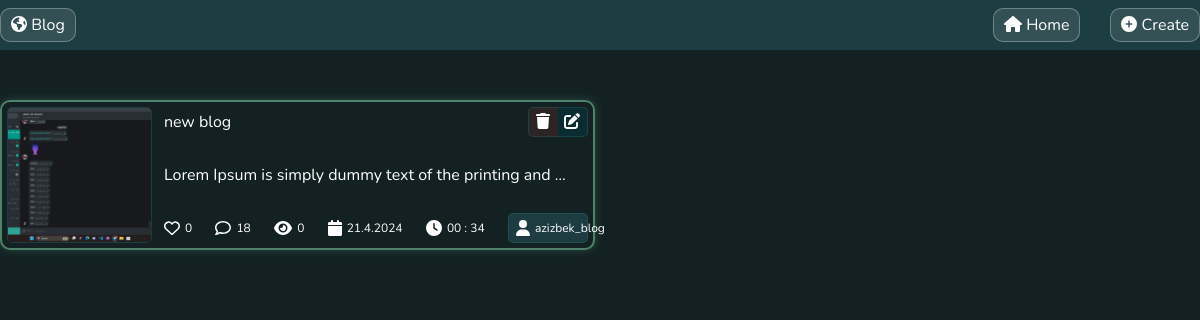
The app's page /user/panel/, older data.
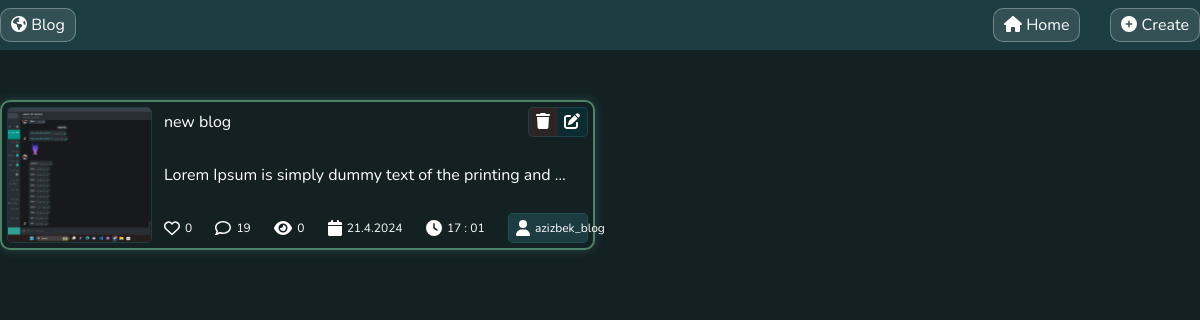
The same page, newer data.
### main_app/models.py (models this page shows, shortened)
class Article(models.Model):
    title = models.CharField(max_length=100)
    content = models.TextField()
    date = models.DateField(auto_now_add=True)
    author = models.ForeignKey('auth.User', on_delete=models.CASCADE)
    image   = models.ImageField(blank=True , upload_to="blog/")
    updated = models.DateTimeField(auto_now=True)
    likes = models.IntegerField(default=0)
    comments = models.IntegerField(default=0)
    views = models.IntegerField(default=0)
    category = models.ForeignKey(Categories, on_delete=models.CASCADE)
    tag = models.ForeignKey(Tags, on_delete=models.CASCADE)

### main_app/views.py (the view)
# urls.py: path("user/panel/", views.admin_panel, name="admin_panel"),
def admin_panel(request):
    all_article = Article.objects.all()
    data = {
        "article": all_article,
    }
    return render(request, "admin/delete_update.html", context=data)

### main_app/models.py (called while the page is built)
    def __str__(self):
        return str(self.name)

### templates/admin/delete_update.html (shortened to what this page needs)
{% extends "admin/admin_panel.html" %}
{% block context_index %}
<div class="container">
    <div class="article_list_wrapper">
        {% for i in article %}
        <div class="article_card card_{{i.tag}}">
            <div class="article_image_block">
                <img src="{{ i.image.url }}" alt="article image">
            </div>
            <div class="article_context_block">
                <div class="article_title">
                    <div>
                        <p>{{ i.title }}</p>
                    </div>
                    <div class="article_icon_wrapper">
                        <p class="delete_modal_btn" article_id="{% url 'main_app:delete_this_article' i.id %}"><i
                                class="fa-solid fa-trash"></i></p>
                        <a href="{% url 'main_app:update_article' i.id %}"> <i class="fa-solid fa-pen-to-square"></i></a>
                    </div>
                </div>
                <div class="article_content">
                    {{ i.content | truncatewords:10 }}
                </div>
                <div class="like_comment_wrapper_block">
                    <div class="like"><i class="fa-regular fa-heart"></i>
                        <p>{{ i.likes }}</p>
                    </div>
                    <div><i class="fa-regular fa-comment"></i>
                        <p>{{ i.comments }}</p>
                    </div>
                    <div class="views"><i class="fa-solid fa-eye"></i>
                        <p>{{ i.views }}</p>
                    </div>
                    <div class="date">
                        <i class="fa-solid fa-calendar"></i>
                        <p>{{ i.updated | date:'d.n.Y' }}</p>
                    </div>
                    <div class="time">
                        <i class="fa-solid fa-clock"></i>
                        <p> {{ i.updated | date:'H : i' }}</p>
                    </div>
                    <div class="article_author">
                        <i class="fa-solid fa-user"></i>
                        <p>{{ i.author }}</p>
                    </div>
                </div>
            </div>
        </div>
        {% endfor %}
    </div>
</div>
{% endblock context_index %}

Row changes from the older to the newer data that the page shows:
changed Article "new blog": comments "18" → "19"; updated "00 : 34" → "17 : 01"
